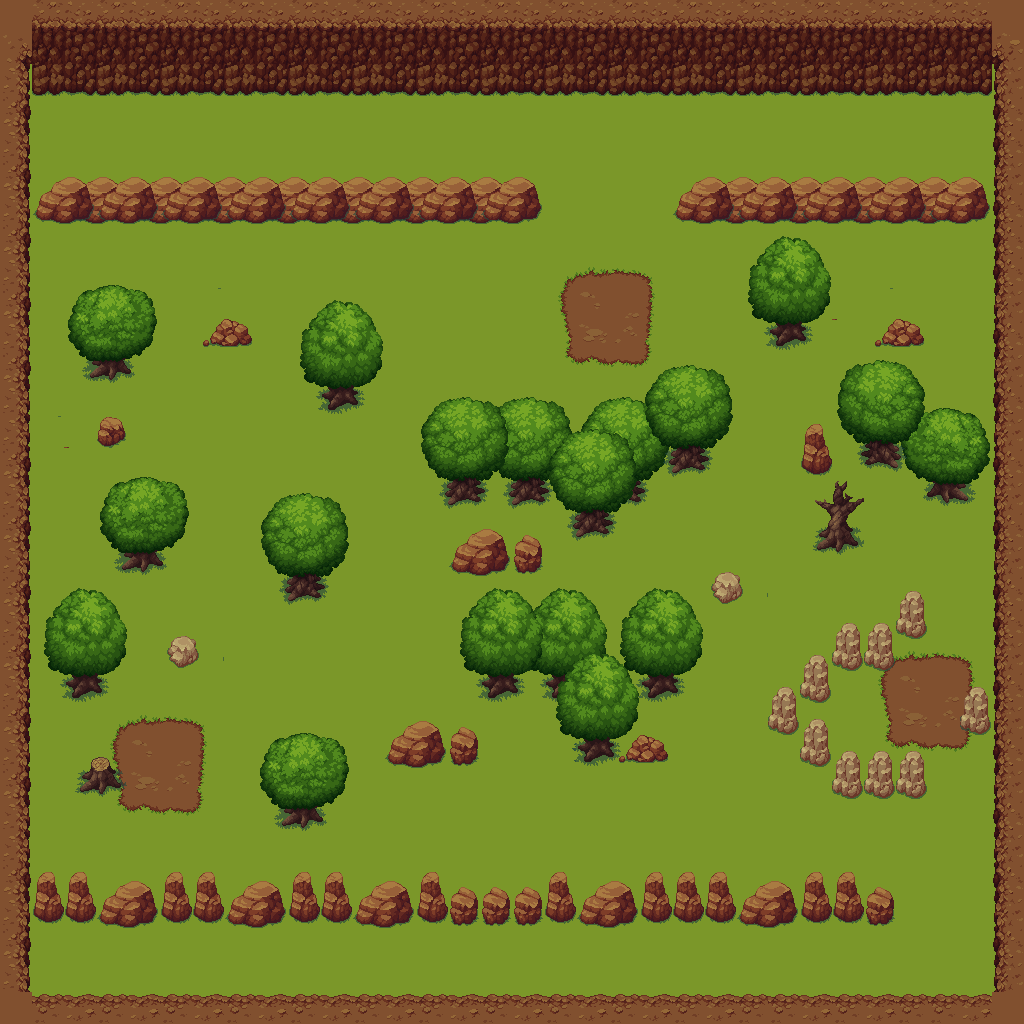

The image is a tile-based game level rendered from a .tmx file. Its description and source (layers, tilesets, objects; grid data summarised) follow:
An orthogonal 32x32 tile map with 32x32 px tiles, 7 tile layers (Ground, Boundaries1, Boundaries2, Rocks2, ...) and 4 objects (3x Bot, Player).

<map version="1.10" tiledversion="1.10.2" orientation="orthogonal" renderorder="right-down" width="32" height="32" tilewidth="32" tileheight="32" infinite="0" nextlayerid="17" nextobjectid="8">
 <tileset firstgid="1" source="tileset.tsx" />
 <layer id="1" name="Ground" width="32" height="32">
  <data>[1024 cells, 1024 non-empty, 20 distinct tile ids]</data>
 </layer>
 <group id="16" name="Boundaries">
  <layer id="2" name="Boundaries1" width="32" height="32">
   <properties>
    <property name="collision" type="bool" value="true" />
   </properties>
   <data>[1024 cells, 188 non-empty, 14 distinct tile ids]</data>
  </layer>
  <layer id="15" name="Boundaries2" width="32" height="32">
   <properties>
    <property name="collision" type="bool" value="true" />
   </properties>
   <data>[1024 cells, 6 non-empty, 3 distinct tile ids]</data>
  </layer>
 </group>
 <group id="12" name="Rocks">
  <layer id="10" name="Rocks2" width="32" height="32">
   <data>[1024 cells, 44 non-empty, 4 distinct tile ids]</data>
  </layer>
  <layer id="9" name="Rocks1" width="32" height="32">
   <data>[1024 cells, 161 non-empty, 19 distinct tile ids]</data>
  </layer>
 </group>
 <group id="14" name="Trees">
  <layer id="13" name="Trees2" width="32" height="32">
   <data>[1024 cells, 73 non-empty, 36 distinct tile ids]</data>
  </layer>
  <layer id="4" name="Trees1" width="32" height="32">
   <data>[1024 cells, 154 non-empty, 58 distinct tile ids]</data>
  </layer>
 </group>
 <objectgroup id="8" name="SpawnPoints">
  <object id="2" name="Player" x="72.6825" y="142.622">
   <point />
  </object>
  <object id="5" name="Bot" x="72.6825" y="973.671">
   <point />
  </object>
  <object id="6" name="Bot" x="781.679" y="835.163">
   <point />
  </object>
  <object id="7" name="Bot" x="222.162" y="603.402">
   <point />
  </object>
 </objectgroup>
</map>